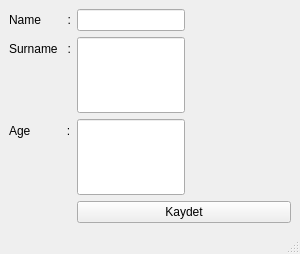
<?xml version="1.0" encoding="UTF-8"?>
<ui version="4.0">
 <class>MainWindow</class>
 <widget class="QMainWindow" name="MainWindow">
  <property name="geometry">
   <rect>
    <x>0</x>
    <y>0</y>
    <width>300</width>
    <height>254</height>
   </rect>
  </property>
  <property name="sizePolicy">
   <sizepolicy hsizetype="Fixed" vsizetype="Preferred">
    <horstretch>0</horstretch>
    <verstretch>0</verstretch>
   </sizepolicy>
  </property>
  <property name="windowTitle">
   <string>MainWindow</string>
  </property>
  <widget class="QWidget" name="centralwidget">
   <layout class="QFormLayout" name="formLayout">
    <item row="0" column="0">
     <widget class="QLabel" name="label">
      <property name="text">
       <string>Name        :</string>
      </property>
     </widget>
    </item>
    <item row="0" column="1">
     <widget class="QLineEdit" name="lineEdit">
      <property name="enabled">
       <bool>true</bool>
      </property>
      <property name="sizePolicy">
       <sizepolicy hsizetype="Fixed" vsizetype="Maximum">
        <horstretch>0</horstretch>
        <verstretch>0</verstretch>
       </sizepolicy>
      </property>
     </widget>
    </item>
    <item row="1" column="0">
     <widget class="QLabel" name="label_2">
      <property name="text">
       <string>Surname   :</string>
      </property>
     </widget>
    </item>
    <item row="1" column="1">
     <widget class="QLineEdit" name="lineEdit_2">
      <property name="sizePolicy">
       <sizepolicy hsizetype="Fixed" vsizetype="Expanding">
        <horstretch>0</horstretch>
        <verstretch>0</verstretch>
       </sizepolicy>
      </property>
     </widget>
    </item>
    <item row="2" column="0">
     <widget class="QLabel" name="label_3">
      <property name="text">
       <string>Age           :</string>
      </property>
     </widget>
    </item>
    <item row="2" column="1">
     <widget class="QLineEdit" name="lineEdit_3">
      <property name="enabled">
       <bool>true</bool>
      </property>
      <property name="sizePolicy">
       <sizepolicy hsizetype="Fixed" vsizetype="Expanding">
        <horstretch>0</horstretch>
        <verstretch>0</verstretch>
       </sizepolicy>
      </property>
     </widget>
    </item>
    <item row="3" column="1">
     <widget class="QPushButton" name="pushButton">
      <property name="text">
       <string>Kaydet</string>
      </property>
     </widget>
    </item>
   </layout>
  </widget>
  <widget class="QMenuBar" name="menubar">
   <property name="geometry">
    <rect>
     <x>0</x>
     <y>0</y>
     <width>300</width>
     <height>21</height>
    </rect>
   </property>
  </widget>
  <widget class="QStatusBar" name="statusbar"/>
 </widget>
 <resources/>
 <connections/>
</ui>
